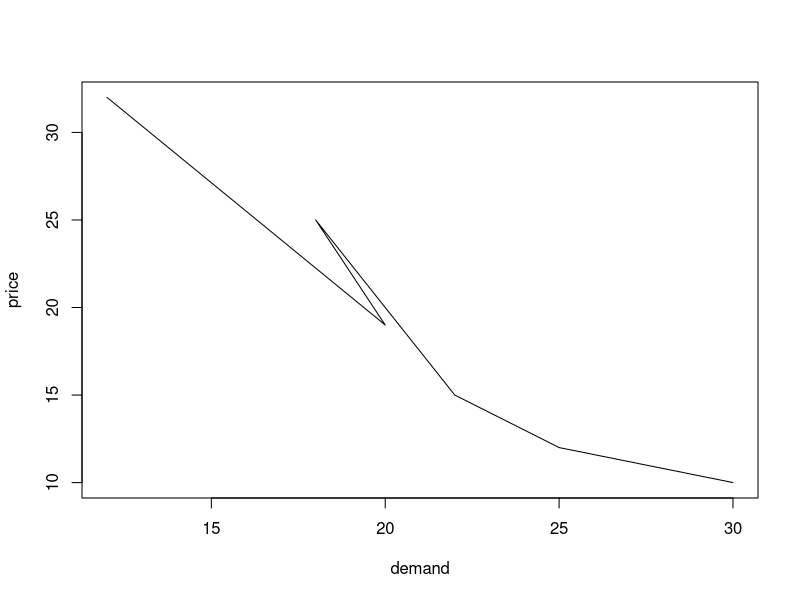
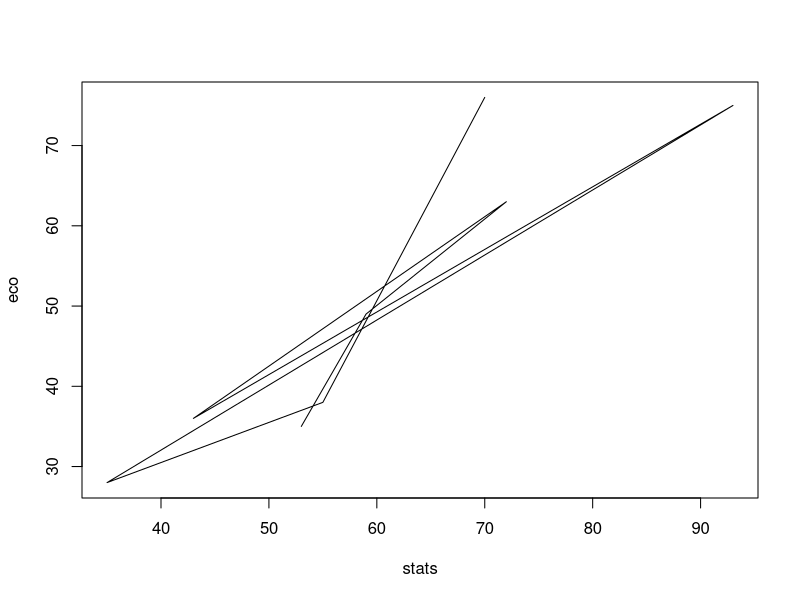
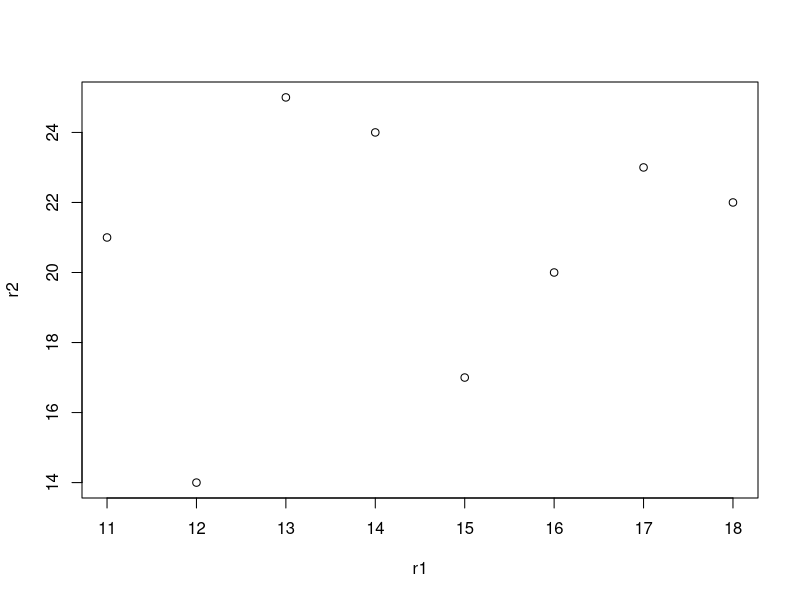

Recreate these plots in R, in order. (Note: this script raises an error after producing the figures.)
#### Data analytics Life Cycle ####

# The data analytics lifecycle is a
# structured approach to extracting insights and value from data.
# It typically consists of several interconnected stages that guide the process
# from defining the problem to implementing solutions.:- 
      # Problem Definition:
      # Data Collection:
      # Data Preparation:
      # Exploratory Data Analysis (EDA):
      # Feature Engineering:
      # Modeling:
      # Interpretation and Evaluation:
      # Deployment:
      # Iterative Improvement:


# -ve Corelation
demand = c(12,20,18,22,25,30)
price = c(32,19,25,15,12,10)

plot(demand, price, type = 'l')

cor(demand, price)

stats = c(53, 59, 72, 43, 93, 35, 55, 70)
economics = c(35, 49, 63, 36, 75, 28, 38, 76)

correlation = function(x,y){
  stats = c(x)#scan(nmax = 8)
  eco = c(y) #scan(nmax = 8)
  xy = stats * eco; xy
  x2 = stats**2
  y2 = eco**2

  df = data.frame(stats, eco, xy, x2, y2);df

  n = length(stats); n
  rn = n * (sum(xy)); rn
  rn1 = sum(stats) * sum(eco); rn1

  de1 = sqrt((n*sum(x2)) - (sum(stats)**2)); de1
  de2 = sqrt((n*sum(y2)) - (sum(eco)**2)); de2

  r = (rn - rn1) / (de1 * de2)
  cat(r, "is the corelation coeff \n")
  plot(stats, eco, type = 'l')
  print(df)
}
# Ex - Pg 20
correlation(c(53, 59, 72, 43, 93, 35, 55, 70), c(35, 49, 63, 36, 75, 28, 38, 76))
?cor
# method = c("pearson", "kendall", "spearman")
x = c(10
      ,14
      ,12
      ,18
      ,20
      ,16)
y = c(
      20
      ,30
      ,20
      ,35
      ,25
      ,20)
cor(x, y, method = 'spearman')


spearmancorr = function(x1, y1){
  r1 = c(x1)
  r2 = c(y1)

  d = r1 - r2

  d2 = d**2

  n = length(r1)

  df = data.frame(r1, r2, d, d2)

  r = 1 - ((6*sum(d2)) / (n*((n**2)-1)))

  cat("Spearman coffe = ", r, '\n')

  plot(r1, r2, type='p')
  print(df)
}

x = c(15 ,12 ,16 ,13 ,17 ,14 ,18 ,11)
y = c(17 ,14 ,20 ,25 ,23 ,24 ,22 ,21)
spearmancorr(x, y)

# Average calc pg52
inc = c(16,20,30,35,45,50)
x = c(2,5,4,6,2,1)# no of families
fx = inc * x; fx

df = data.frame(inc, x, fx)
xbar = (sum(fx) / sum(x)) * 100 ; xbar; df


# Ex: Use the following frequency distribution of heights to find the arithmetic mean of height
# of 100 students at XYZ university.


height = c(c('60-62'), c('63-65'), c('66-68'), c('69-71'), c('72-74'))
students = c(5,18,42,27,8)

midpoint =

df = data.frame(height, students); df

v = c(35,49,225,)


# Day 5


x=c(11,12,17,15,25)
var(x)
var(x)*4/5

air = airquality
?boxplot
View(air)

boxplot(air$Ozone, main = 'air$Ozone', col = 'green', border = 'red')
boxplot(air$Ozone, main = 'air$Ozone', col = 'green', border = 'red', 
        horizontal = T)
boxplot(air$Ozone, main = 'air$Ozone', col = 'green', border = 'red',
        horizontal = T, notch = T)

boxplot(air, main ='air', col = 'green', border = 'red', notch = T, horizontal = F)
boxplot(Temp~Month, data = air, main= 'Temp~Month', col = 'green', border = 'red')

boxplot(Solar.R~Temp,data = air,  main = 'Temp vs SolarRad', col = 'green', border = 'red')

a = boxplot(air$Ozone, main = 'Air$Ozone', col = 'green', border = 'red',
            horizontal = T, notch = T)
a
names(air)



b = scan(nmax = 1)
a - scan(nmax=1 )
c = scan(nmax=1)
x = scan()

# x = (-b) +

?dbinom
?pbinom


# Ex-3: In the following table, X is a discrete random variable and p(x) 
# is the probability mass function of X. - pg 32
x = c(1,2,3)
px = c(0.3,0.6,0.1)

df = data.frame(x,px)

df$x_px = x * px
df$xsq_px = x*x*px
df$cd = cumsum(df$px)
df

mean = sum(df$x_px); mean
var = sum(df$xsq_px) - (mean)^2; var
sd = sqrt(var) ; sd



# pg 33 - Discrete uniform Distribution 


# table(sample(1:6, 100, replace = T))
# 
# table(sample)
library(dplyr)

table(sample(0:1, 100, replace  = T)) / 100

table(sample(0:1, 10000, replace  = T)) / 10000


table(sample(0:1, 100000, replace  = T)) / 100000


Assignments 

e = exp(1);e
lambda = scan(nmax=1)
x = scan(nmax=1)
# X = the value which could be the maximum expected or probability value ie. max
# 5 accidents on a road is possible, lambda is how much on avg is possible 

poission = function(){
  e = exp(1);e
  lambda = as.numeric(readline("Enter lambda value (on an average) = "))
  x = as.numeric(readline("Enter maximum value of the probability = "))
  poission = (e**(-lambda) * lambda ** x) / factorial(x)
  print(poission)
}

poission()





